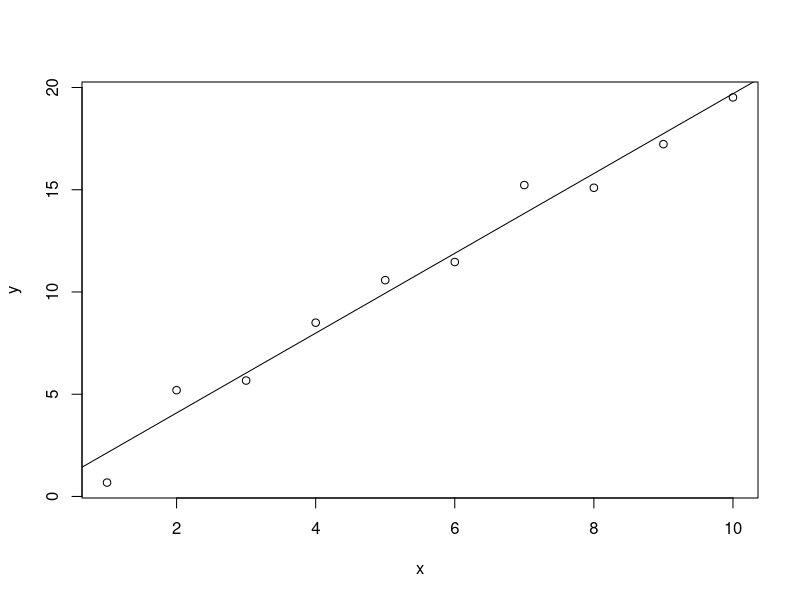

Write the R code that produced this figure.
randata=runif(10,-1,1)
x=c(1:10)
y=2*x+3*(randata/2)
mx=matrix(c(x,y),ncol=2)
df=as.data.frame(mx)
colnames(df)=c('X','Y')
plot(x,y)
lin.fit=lm(Y~X,df)
abline(lin.fit)
print(summary(lin.fit))
write.table(df,file="testdata.csv",row.names=FALSE,col.names=FALSE,sep=",")